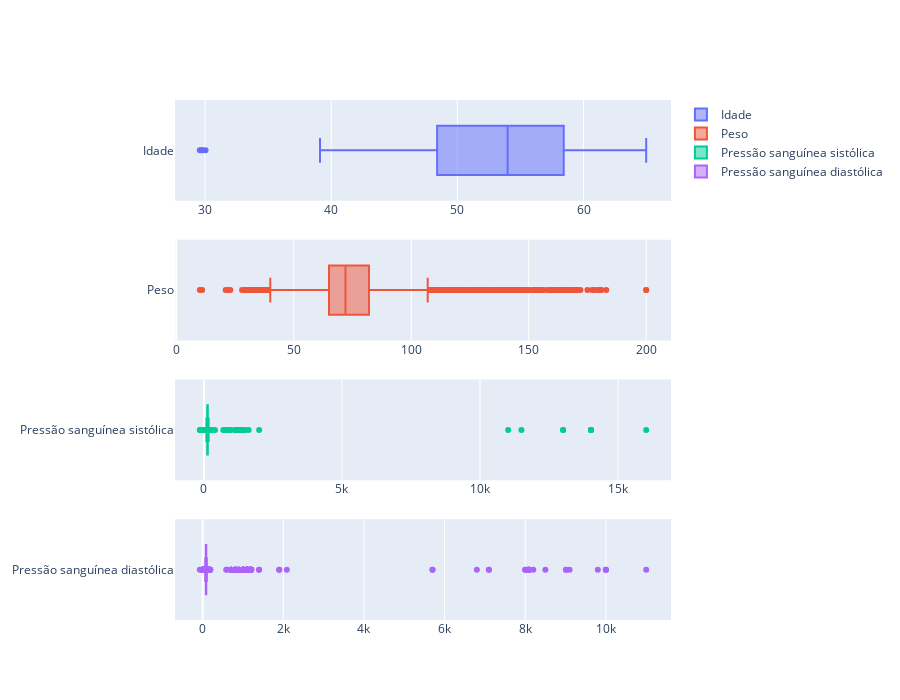

The notebook cell this image was saved under:
### Markdown cell above
### 2.1. Dados numéricos

### Code cell
from plotly.subplots import make_subplots
import plotly.graph_objects as go

fig = make_subplots(rows=4, cols=1)

fig.add_trace(go.Box(x=df_cardio["age"] / 365, name="Idade"), row=1, col=1)
fig.add_trace(go.Box(x=df_cardio["weight"], name="Peso"), row=2, col=1)
fig.add_trace(
    go.Box(x=df_cardio["ap_hi"], name="Pressão sanguínea sistólica"), row=3, col=1
)
fig.add_trace(
    go.Box(x=df_cardio["ap_lo"], name="Pressão sanguínea diastólica"), row=4, col=1
)

fig.update_layout(height=700)
fig.show()

### Figure 1 — Plotly figure (JSON) as saved in the notebook; plotly's stock layout.template omitted (floating-point values rounded to 4 significant figures; data arrays with more than 128 entries replaced by an {"elided": "..."} marker saying what was removed)
{"data": [{"name": "Idade", "type": "box", "x": {"elided": "70000 float values"}, "xaxis": "x", "yaxis": "y"}, {"name": "Peso", "type": "box", "x": {"elided": "70000 float values"}, "xaxis": "x2", "yaxis": "y2"}, {"name": "Pressão sanguínea sistólica", "type": "box", "x": {"elided": "70000 int values"}, "xaxis": "x3", "yaxis": "y3"}, {"name": "Pressão sanguínea diastólica", "type": "box", "x": {"elided": "70000 int values"}, "xaxis": "x4", "yaxis": "y4"}], "layout": {"height": 700, "xaxis": {"anchor": "y", "domain": [0, 1]}, "xaxis2": {"anchor": "y2", "domain": [0, 1]}, "xaxis3": {"anchor": "y3", "domain": [0, 1]}, "xaxis4": {"anchor": "y4", "domain": [0, 1]}, "yaxis": {"anchor": "x", "domain": [0.8063, 1]}, "yaxis2": {"anchor": "x2", "domain": [0.5375, 0.7312]}, "yaxis3": {"anchor": "x3", "domain": [0.2687, 0.4625]}, "yaxis4": {"anchor": "x4", "domain": [0, 0.1938]}}}
